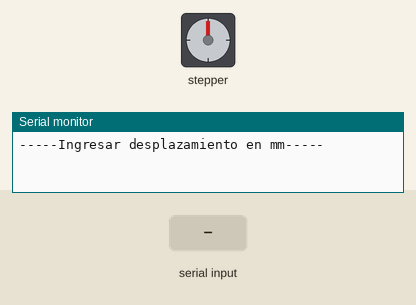
This sketch was run on a simulated Arduino Uno, built with avr-gcc and run on an emulated ATmega328P. Parts: stepper motor, the last lines printed to the serial monitor. Wiring (inferred from the names in the program): stepper motor driver (200 steps per turn assumed): step pin 5; direction pin 2. Inputs (shaded band) come from the test bench.

Above: at 1.2 s.
1.3 s: "90,45\n" received over Serial
At 1.75 s:
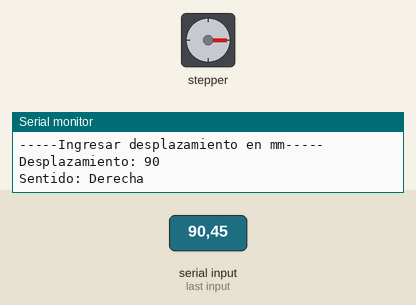
At 2.35 s:
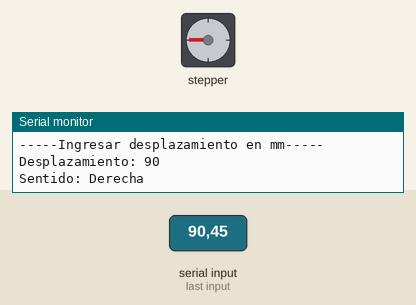
Timing chart, 0 to 65.8 s (numbered marks = the images above; inputs shaded):
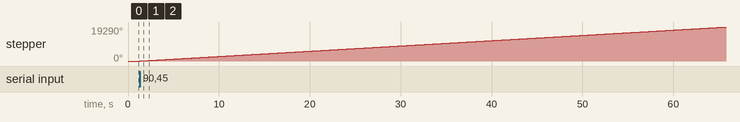

The sketch:

control_motor_serial.ino
```cpp
#define dirPin 2
#define stepPin 5
#define STEP 3
int dist = 0;

/////////////////////////////

void setup()
{
  Serial.begin(9600);

  pinMode(dirPin, OUTPUT);
  pinMode(stepPin, OUTPUT);
}

void loop()
{

  Serial.println("-----Ingresar desplazamiento en mm-----");
  Serial.flush();
  while (Serial.available() == 0) {}
  dist = Serial.parseInt(); //tomo el valor del serial directamente como un float
  Serial.println("Desplazamiento: " + String(dist) + '\n' + "Sentido: " + String((dist > 0) ? "Derecha" : "Izquierda"));

  if (dist > 0)
  {
    digitalWrite(dirPin, HIGH);
    for (int i = 0; i < dist * 160; i++)
    {
      digitalWrite(stepPin, HIGH);
      delay(STEP);
      digitalWrite(stepPin, LOW);
      delay(STEP);
    }

  } else if (dist < 0)
  {
    digitalWrite(dirPin, LOW);
    for (int i = 0; i < -dist * 160; i++)
    {
      digitalWrite(stepPin, HIGH);
      delay(STEP);
      digitalWrite(stepPin, LOW);
      delay(STEP);
    }
  }
}
```

Measured:
- after the input at 1.3 s, stepper: keeps turning clockwise at about 299°/s, starting at once
